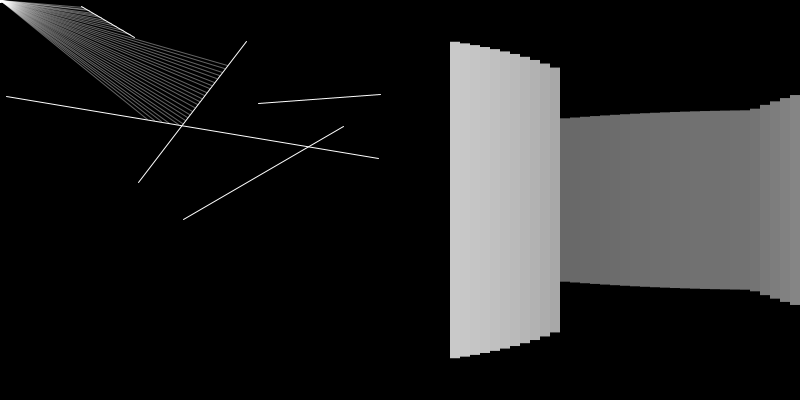
Frame 1 (no input)
Frame 60 (the mouse pressed at the canvas centre just before this capture): identical to frame 1, image omitted
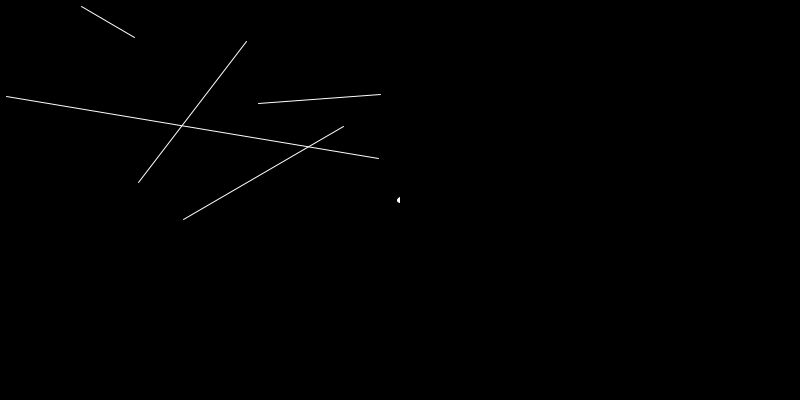
Frame 120 (the mouse held since frame 60 and released just before this capture)

The Processing sketch that drew these frames (run headless with seeded random() and noise(); from frame 60 on, the mouse is pressed at the canvas centre):

// Processing sketch: raycasting
// ── raycasting.pde
Boundary[] walls = new Boundary[5];
Particle particle;
int sceneW = 400;
int sceneH = 400;

void settings() {
    size(sceneW * 2, sceneH);
}

void setup() {
    particle = new Particle();
    for (int i = 0; i < 5; i++) {
        walls[i] = new Boundary(int(random(sceneW)), int(random(sceneH)), int(random(sceneW)), int(random(sceneH)));
    }
}

void draw() {
    
    background(0);
    stroke(255);
    line(sceneW, 0, sceneW, sceneH);

    // cast rays to visible walls
    for (Boundary wall : walls) wall.show(); 
    particle.update(min(mouseX, sceneW), mouseY);
    particle.show();

    // render visible scene
    float[] scene = particle.look(walls);
    int w = sceneW / scene.length;
    pushMatrix();
    translate(sceneW, 0);
    for (int i = 0; i < scene.length; i++) {
        noStroke();
        float b = map(scene[i], 0, sceneW, 255, 0);
        float h = map(scene[i], 0, sceneW, sceneH, 0);
        fill(b);
        rectMode(CENTER);
        rect(i * w + w / 2, sceneH / 2, w, h);
    }
    popMatrix();
    
    
}
// ── Boundary.pde
class Boundary {
    PVector a;
    PVector b;

    Boundary(int x1, int y1, int x2, int y2) {
        a = new PVector(x1, y1);
        b = new PVector(x2, y2);
    }

    void show() {
        stroke(255);
        line(a.x, a.y, b.x, b.y);
    }
}
// ── Particle.pde
class Particle {
    
    PVector pos;
    Ray[] rays;
    int fov = 40;
    int res = 1;
    
    Particle() {
        pos = new PVector(0, 0); // make it move 
        rays = new Ray[fov / res];
        for (int i = 0; i < rays.length; i++) {
            rays[i] = new Ray(pos, radians(i * res));
        }
    }
    
    void show() {
        fill(255);
        circle(pos.x, pos.y, 5);
        for (Ray r : rays) {
            r.show();
        }
    }
    
    float[] look(Boundary[] walls) {
        float[] scene = new float[fov];
        for (int i = 0; i < rays.length; i++) {
            float minDist = 2 << 16;
            PVector closest = null;
            for (Boundary wall : walls) {
                PVector pt = rays[i].cast(wall);
                if (pt != null) {
                    float dist = PVector.dist(pos, pt);
                    if (dist < minDist) {
                        minDist = dist;
                        closest = pt;
                    }
                }
            }
            stroke(255, 100);
            scene[i] = minDist;
            if (closest != null) line(pos.x, pos.y, closest.x, closest.y);
        } 
        return scene;
    }
    
    void update(int x, int y) {
        pos.x = x;
        pos.y = y;
    }
}
// ── Ray.pde
class Ray {
    PVector pos;
    PVector dir;
    
    Ray(PVector pos, float angle) {
        this.pos = pos;
        dir = PVector.fromAngle(angle);  
    }

    void lookAt(float x, float y) {
        dir.x = x - pos.x;
        dir.y = y - pos.y;
        dir.normalize();
    }
    
    void show() {
        stroke(255);
        pushMatrix();
        translate(pos.x, pos.y);
        line(0, 0, dir.x, dir.y); //for showing  alitte biggeer
        popMatrix();
    }
    
    PVector cast(Boundary wall) {
        // start and endpoints of the wall
        float x1 = wall.a.x;
        float y1 = wall.a.y;
        float x2 = wall.b.x;
        float y2 = wall.b.y;
        // start and end of the ray
        float x3 = pos.x;
        float y3 = pos.y;
        float x4 = pos.x + dir.x;
        float y4 = pos.y + dir.y;
        
        float den = (x1 - x2) * (y3 - y4) - (y1 - y2) * (x3 - x4);
        if (den == 0) return null;
        float nom1 = (x1 - x3) * (y3 - y4) - (y1 - y3) * (x3 - x4);
        float nom2 = (x1 - x2) * (y1 - y3)  - (y1 - y2) * (x1 - x3);
        float t = nom1 / den;
        float u = -nom2 / den;
        if (t > 0 && t < 1 && u > 0) {
            return new PVector(x1 + t * (x2 - x1), y1 + t * (y2 - y1));
        }
        return null; 
    }
}
